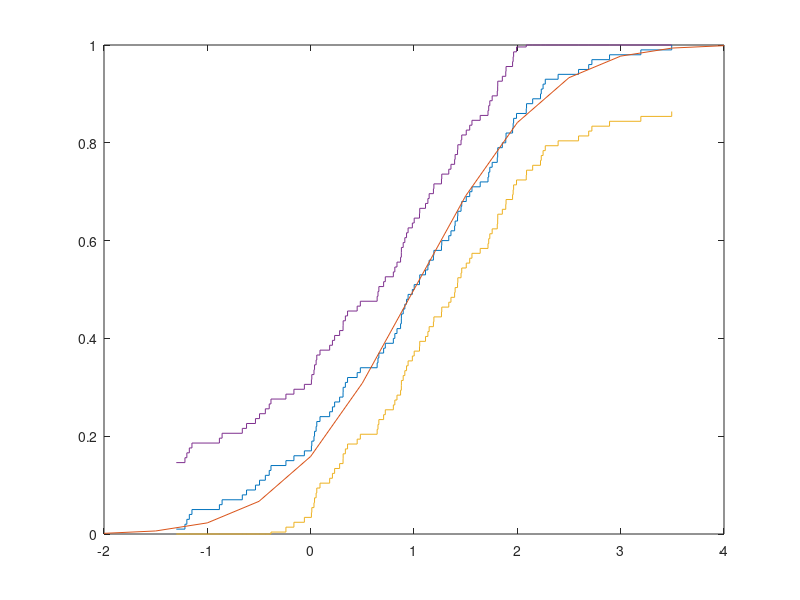

The MATLAB script that drew this image:
pkg load statistics

n = 100;
mu = 1;
sigma = 1;

t = (mu - 3 * sigma) : 0.5 : mu + 3 * sigma;
F_x = normcdf(t, mu, sigma);

X = sort(normrnd(mu, sigma, n, 1));
F_n = 1 / n : 1 / n : 1;
[a, b] = stairs(X, F_n);

u = 1.36;
delta = u / sqrt(n); % ? * T
plot(a, b, t, F_x, a, max(b - delta, 0), a, min(b + delta, 1))
